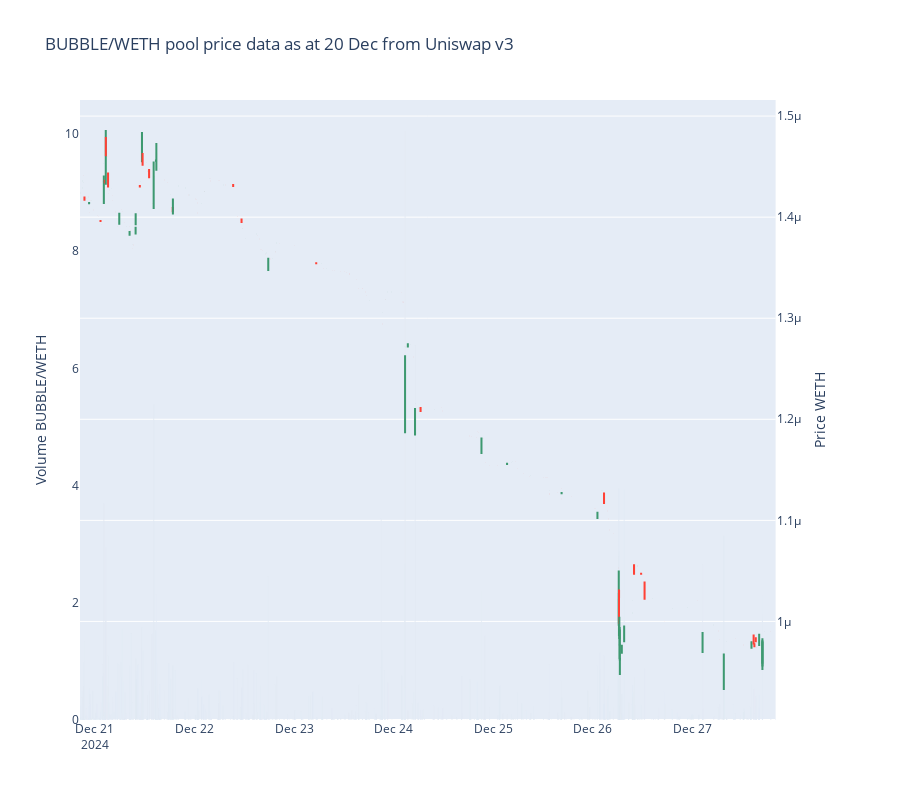

The notebook cell saved with this chart:
### Code cell
import plotly.graph_objects as go
from plotly.subplots import make_subplots

candlesticks = go.Candlestick(
    x=candles.index,
    open=candles['open'],
    high=candles['high'],
    low=candles['low'],
    close=candles['close'],
    showlegend=False,

)

volume_bars = go.Bar(
    x=candles.index,
    y=candles['volume'],
    showlegend=False,
    marker={
        "color": "rgba(128,128,128,0.5)",
    }
)

fig = go.Figure(candlesticks)
fig = make_subplots(specs=[[{"secondary_y": True}]])
fig.add_trace(candlesticks, secondary_y=True)
fig.add_trace(volume_bars, secondary_y=False)
fig.update_layout(
    title="BUBBLE/WETH pool price data as at 20 Dec from Uniswap v3",
    height=800,
    # Hide Plotly scrolling minimap below the price chart
    xaxis={"rangeslider": {"visible": False}},
)
fig.update_yaxes(title="Price WETH", secondary_y=True, showgrid=True)
fig.update_yaxes(title="Volume BUBBLE/WETH", secondary_y=False, showgrid=False)
fig.show()

### Figure 1 — Plotly figure (JSON) as saved in the notebook; plotly's stock layout.template omitted (floating-point values rounded to 4 significant figures; data arrays with more than 128 entries replaced by an {"elided": "..."} marker saying what was removed)
{"data": [{"close": {"elided": "10052 float values"}, "high": {"elided": "10052 float values"}, "low": {"elided": "10052 float values"}, "open": {"elided": "10052 float values"}, "showlegend": false, "type": "candlestick", "x": {"elided": "10052 str values"}, "xaxis": "x", "yaxis": "y2"}, {"marker": {"color": "rgba(128,128,128,0.5)"}, "showlegend": false, "type": "bar", "x": {"elided": "10052 str values"}, "xaxis": "x", "y": {"elided": "10052 float values"}, "yaxis": "y"}], "layout": {"height": 800, "title": {"text": "BUBBLE/WETH pool price data as at 20 Dec from Uniswap v3"}, "xaxis": {"anchor": "y", "domain": [0, 0.94], "rangeslider": {"visible": false}}, "yaxis": {"anchor": "x", "domain": [0, 1], "showgrid": false, "title": {"text": "Volume BUBBLE/WETH"}}, "yaxis2": {"anchor": "x", "overlaying": "y", "showgrid": true, "side": "right", "title": {"text": "Price WETH"}}}}
